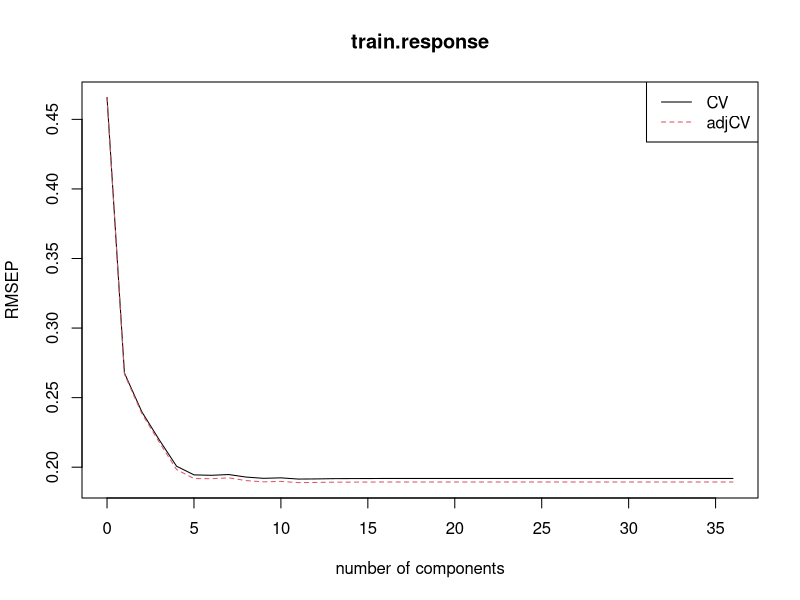
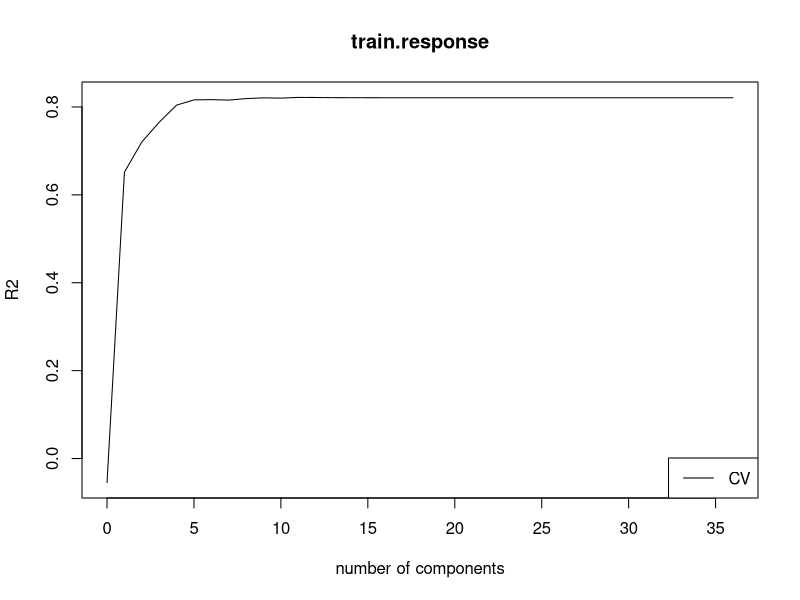
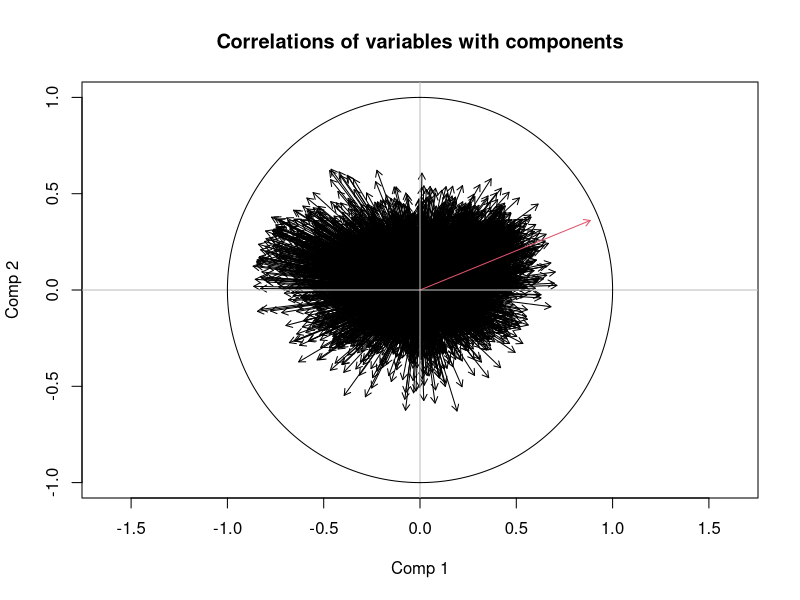

Generate these figures, in order, with R: (Note: this script raises an error after producing the figures.)
library(pls)
library(FactoMineR) # Used for step 4, projection
library(calibrate) # Used for step 5, method circle()

set.seed(1991)

train <- read.csv("data_set_ALL_AML_train.csv", header = TRUE, sep = ";")
indep <- read.csv("data_set_ALL_AML_independent.csv", header = TRUE, sep = ";")

# 1 represents ALL, 0 AML
# 27 is the index of the last ALL in the training data, 20 in test data. Rest is AML
# The order in the response document is mixed, while they are ordered by ALL first, AML later
# in the .csv files

train.response <- append(rep(1,27), rep(0,11) , after =  27)
indep.response <- append(rep(1,20), rep(0,14) , after = 20)

# Form the matrices to train and test on, by transposing the original data
#
X <- t(train)
Xt <- t(indep)

# Remove non-numerical rows and make data into data.frames for easier 
# management and function calling.
remove.from.train <- seq(4,78,2)
X <- X[-remove.from.train,]
X <- X[-c(1,2),]
X <- data.frame(X)

remove.from.indep <- seq(4,70,2)
Xt <- Xt[-remove.from.indep,]
Xt <- Xt[-c(1,2),]
Xt <- data.frame(Xt)

# Convert to numerical
X <- data.frame(sapply(X, function(x) as.numeric(as.character(x))))
Xt <- data.frame(sapply(Xt, function(x) as.numeric(as.character(x))))

# scale X and Xt
X_means = colMeans(X)
X = scale(X, scale = FALSE)
Xt = scale(Xt, center=X_means, scale = FALSE)

# A final conversion to run the pls
X <- data.frame(X)
Xt <- data.frame(Xt)

# Run PLS1 regression on our data, looking at up to 10 components if using ncomp =10. 
# Can be changed to nothing to run as many as possible (36)
p1 <- plsr(train.response ~ ., data = X[1:38,], validation = "LOO")

# Details about our model. Especially interesting is summary(p1) that gives us
# information about the number of components that describe the training data
attributes(p1)
summary(p1)

# Plot the components importance
plot(RMSEP(p1), legendpos = "topright")

R2(p1)
plot(R2(p1), legendpos = "bottomright")

# Selecting 4 components for 98.49 of variance explained, based on summary above
nd <- 4

# Incorrect plots?
# plot(p1, ncomp = 4, asp = 1)
# abline(a =0.5, b = 0, lty = 2)

# Projecting the test data onto selected components. Test data is centered around 
# training mean earlier in the code.


# Point 5, plots. These don't make any sense, and should probably be points instead of 
# all the params...
corXp1 <- cor(X,p1$scores)
coryp1 <- cor(train.response,p1$scores)
rownames(coryp1) = "Octane"
corXyp1 <- rbind(corXp1,coryp1)
plot(corXyp1,ylim=c(-1,1),xlim=c(-1,1),asp=1,type="n",main="Correlations of variables with components")
#text(corXyp1,labels=rownames(corXyp1),col=c(rep(1,p),rep(2,1)),adj=1.1,cex=0.85)
p <- ncol(X)
arrows(rep(0,(p+1)),rep(0,(p+1)),corXyp1[,1],corXyp1[,2],col=c(rep(1,p),rep(2,1)),length=0.07)
abline(h=0,v=0, col="gray")
circle()


# the PLS1 model for step 6, not yet ready.
lmY <- lm(y~p1$scores[,1:nd])
summary(lmY)

# or step 6 using predict()
indep.predictions <- round(predict(p1, ncomp = 10, newdata = Xt))
difference.vector <- indep.response == indep.predictions
length(difference.vector[difference.vector == TRUE])
# 33 correct out of 34! Good predictor using 4 components
# On the other hand, 31 correct using one component, i.e 91% correct, when only 78% of
# training variance is explained. Fishy...
